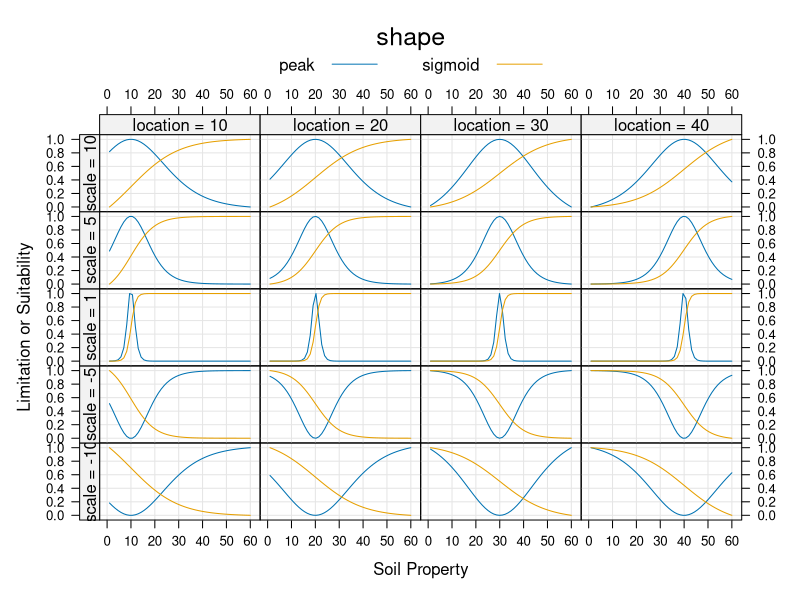
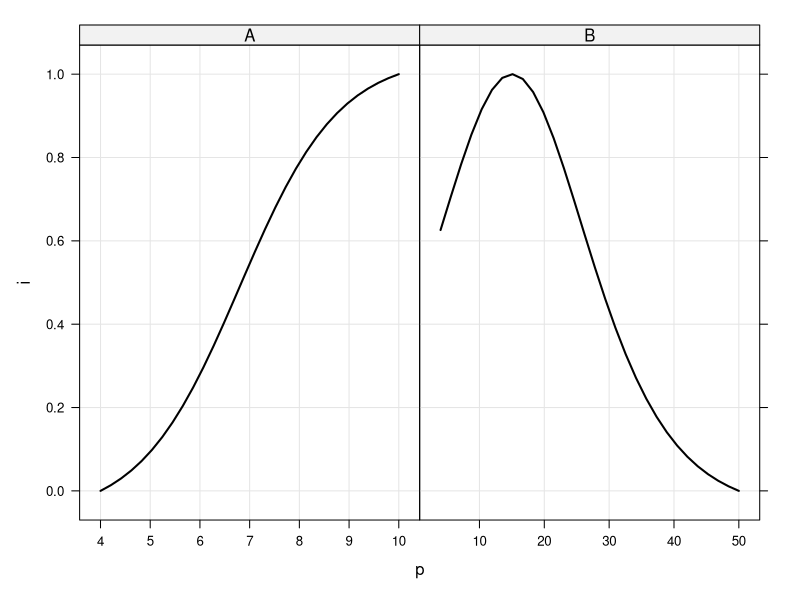
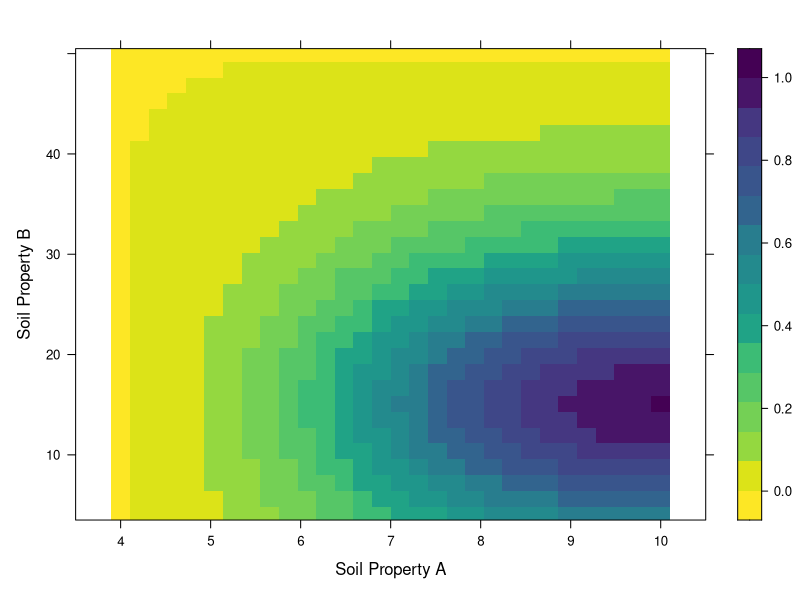
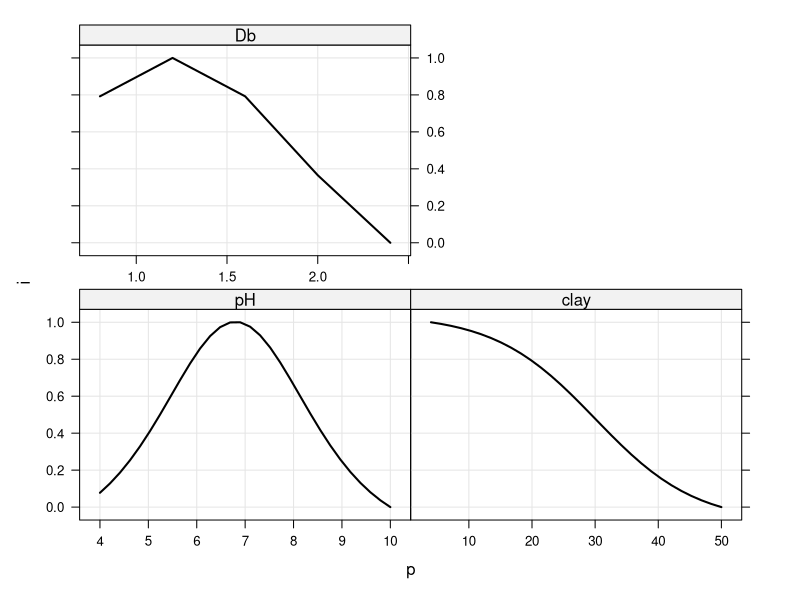

Recreate these plots in R, in order. (Note: this script raises an error after producing the figures.)
library(latticeExtra)
library(scales)
library(plyr)
library(reshape)
library(mgcv)
library(viridis)

# develop a rating ~ property relationship
poperty.rating <- function(min, max, location=0, scale=1, shape='peak', res=100) {
  
  # generate a sequence along property space
  p <- seq(from=min, to=max, length.out=res)
  
  # logistic function
  if(shape == 'peak')
    i <- dlogis(p, location=location, scale=abs(scale))
  
  # sigmoid shape
  else if(shape == 'sigmoid') 
    i <- plogis(p, location=location, scale=abs(scale))
  
  # catch typos
  else
    stop('must specify `peak` or `sigmoid`', call.=FALSE)
  
  # rescale result to [0,1]
  i.real <- rescale(i, to=c(0, 1))
  
  # flip direction
  if(sign(scale) == -1)
    i.real <- 1 - i.real
  
  return(data.frame(p=p, i=i.real))
}


# generate some fake data to illustrate use of location/scale parameters
d <- expand.grid(min=1, max=60, location=seq(10, 40, by=10), scale=c(-10, -5, 1, 5, 10), shape=c('peak','sigmoid'))

# generate ratings
x <- ddply(d, c('shape', 'location', 'scale'), function(i) poperty.rating(min=i$min, max=i$max, location=i$location, scale=i$scale, shape=i$shape, res=50))

# convert factors, fix labels
x$shape <- factor(x$shape)
x$location <- factor(x$location, labels=paste('location =', unique(x$location)))
x$scale <- factor(x$scale, labels=paste('scale =', unique(x$scale)))

# plot effects of location and scale, update to outer-style strips
pp <- xyplot(i ~ p | location + scale, data=x, groups=shape, type=c('l','g'), auto.key=list(lines=TRUE, points=FALSE, columns=2, title='shape'), scales=list(alternating=3), ylab='Limitation or Suitability', xlab='Soil Property')
useOuterStrips(pp)



# generate some ratings
A <- poperty.rating(min=4, max=10, location=6.8, shape='sigmoid', res=30)
B <- poperty.rating(min=4, max=50, location=15, scale=8, shape='peak', res=30)

# stack-up and plot ratings vs. propertiems
xyplot(i ~ p | which , data=make.groups(A, B), type=c('l', 'g'), scales=list(x=list(relation='free')), col='black', lwd=2)


# interaction
m <- A$i %o% B$i

levelplot(m, row.values=A$p, column.values=B$p, aspect='fill', xlab='Soil Property A', ylab='Soil Property B', breaks=19, col.regions=viridis(n=20, direction = -1))

  


###
### use for 2015 SSSA talk
###

# generate some ratings
pH <- poperty.rating(min=4, max=10, location=6.8, shape='peak', res=30)
clay <- poperty.rating(min=4, max=50, location=30, scale=-8, shape='sigmoid', res=30)
Db <- poperty.rating(min=0.8, max=2.4, location=1.2, scale=0.5, shape='peak', res=5)

# stack-up and plot ratings vs. propertiems
xyplot(i ~ p | which , data=make.groups(pH, clay, Db), type=c('l', 'g'), scales=list(x=list(relation='free')), col='black', lwd=2)

col.list <- c(grey(c(0.5,0.9)), brewer.pal(9, 'Spectral')[-c(1,2)], 'purple')
cols <- colorRampPalette(col.list, space='Lab', interpolate='linear')

m <- pH$i %o% clay$i %o% Db$i
# dimnames(m) <- list(pH$p, clay$p, c('Db < 1 g/cc', 'Db 1.2 g/cc', 'Db 1.6 g/cc', 'Db 2.0 g/cc', 'Db > 2.4 g/cc'))
dimnames(m) <- list(pH$p, clay$p, c('Low Density', 'Ideal Density', 'Slight Compaction', 'Moderate Compaction', 'High Compaction'))

# annotate with values at closest to named pH values
pH.value <- sapply(c(5, 7, 9), function(i) which.min(abs(pH$p - i)))
pH.value.label <- round(pH$p[pH.value])

# locate values where suitability is closest to select fuzzy or real values
# clay.value <- sapply(c(0.25, 0.75, .99), function(i) which.min(abs(clay$i - i)))
clay.value <- sapply(c(8,18,35), function(i) which.min(abs(clay$p - i)))
clay.value.label <- round(clay$p[clay.value])  

png(file='interp-simulation.png', width=2400, height=900, antialias = 'cleartype', res=120)
levelplot(m, as.table=TRUE, main=list('Soil Suitability Rating', cex=2), aspect='fill', xlab=list('Soil pH', cex=2), ylab=list('Clay Content (%)', cex=2), col.regions=cols, cuts=100, scales=list(x=list(alternating=1, at=pH.value, label=pH.value.label, cex=1.5), y=list(alternating=3, at=clay.value, label=clay.value.label, cex=1.5)), colorkey=list(space='top', labels=list(cex=2)), strip=strip.custom(bg='white'), par.strip.text=list(cex=1.5), par.settings=list(layout.heights=list(key.axis.padding=1)), layout=c(5,1), panel=function(x, ...){
  panel.levelplot(x=x, ...)
  panel.abline(h=clay.value, v=pH.value, lty=3)
}) + contourplot(m, at=c(0.05, 0.15, 0.55, 0.85), label.stye='align', labels=list(labels=c('unsuited','poor', 'moderate', 'good'), font=2, cex=1.25), lwd=0.8)

dev.off()


# extract a value based on parameters
m <- pH$i %o% clay$i
m[which.min(abs(6 - pH$p)), which.min(abs(21 - clay$p))]


# or a slice
m <- pH$i %o% clay$i %o% Db$i
plot(Db$p, m[which.min(abs(8 - pH$p)), which.min(abs(12 - clay$p)), ])
levelplot(m[, ,which.min(abs(2 - Db$p)) ], row.values=pH$p, column.values=clay$p, aspect='fill', xlab='pH', ylab='clay', col.regions=cols)
